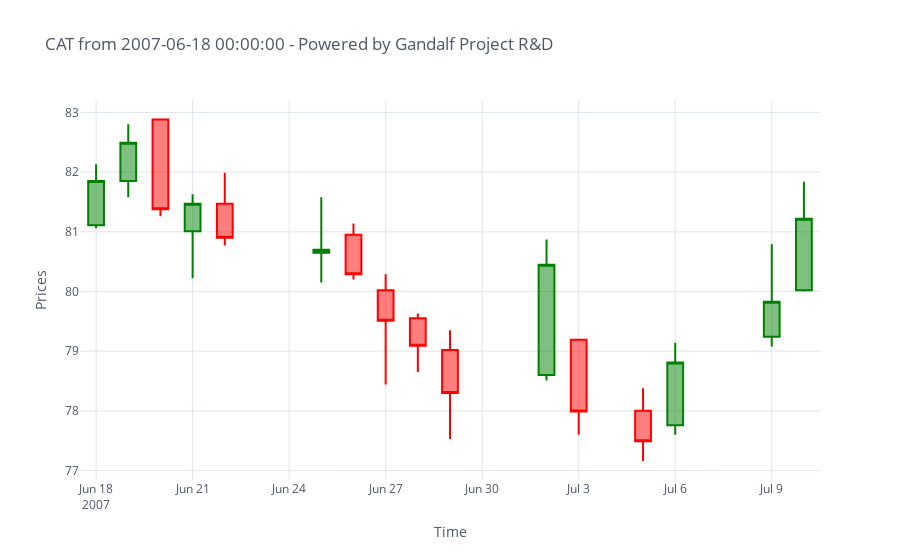
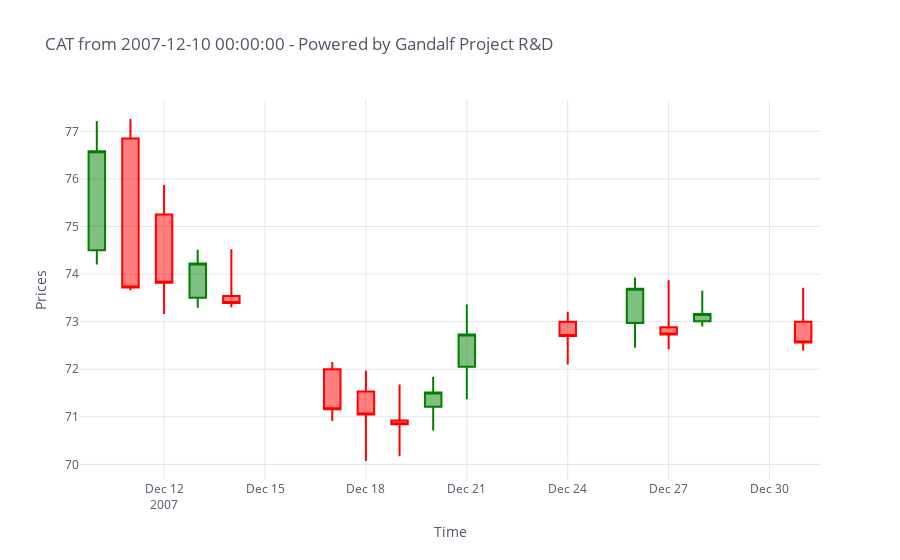
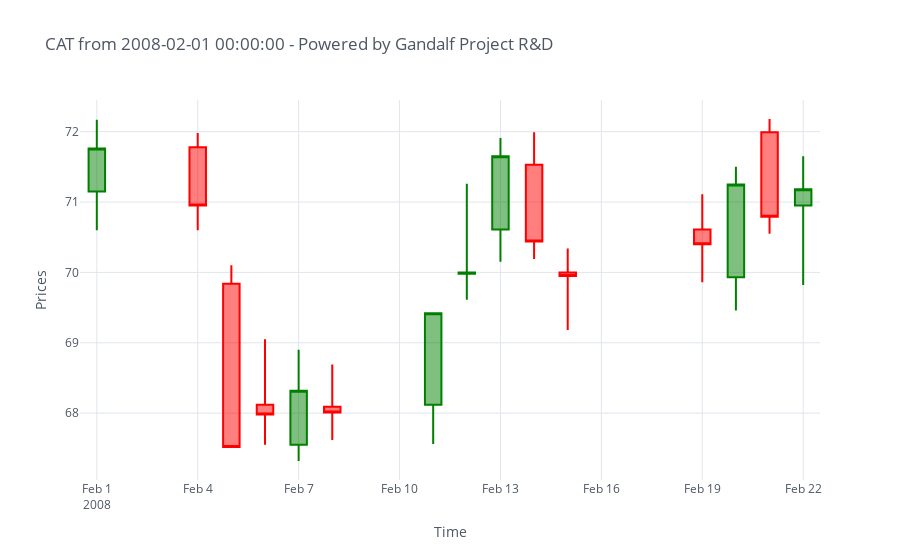
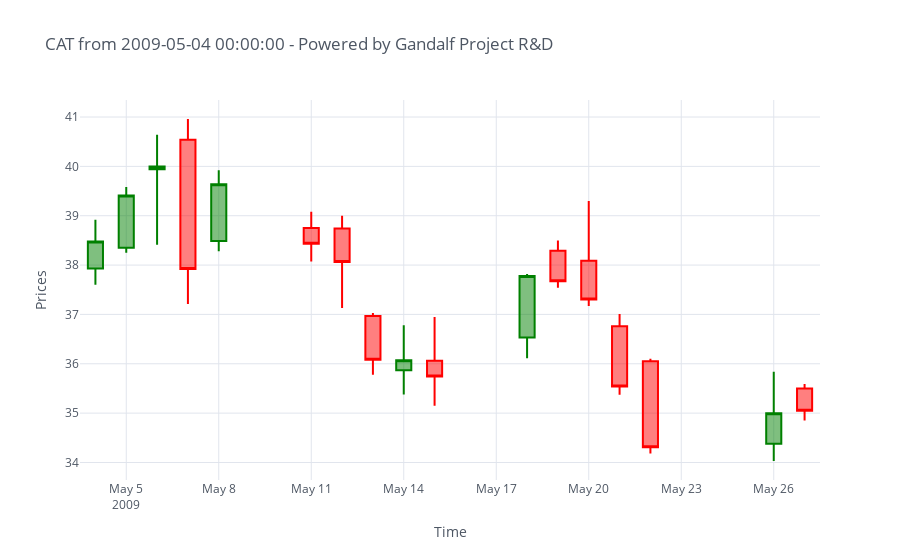

The notebook cell saved with these charts, in order:
### Code cell
plot_patterns(dataset,results[0])

### Figure 1 — Plotly figure (JSON) as saved in the notebook; plotly's stock layout.template omitted (floating-point values rounded to 4 significant figures)
{"data": [{"close": [81.85, 82.49, 81.38, 81.47, 80.9, 80.7, 80.29, 79.51, 79.09, 78.3, 80.45, 77.99, 77.49, 78.81, 79.83, 81.22], "decreasing": {"line": {"color": "red"}}, "high": [82.13, 82.8, 82.89, 81.63, 81.99, 81.58, 81.14, 80.29, 79.63, 79.35, 80.87, 79.19, 78.38, 79.14, 80.79, 81.84], "increasing": {"line": {"color": "green"}}, "low": [81.06, 81.58, 81.26, 80.22, 80.77, 80.15, 80.2, 78.44, 78.65, 77.53, 78.51, 77.6, 77.16, 77.6, 79.08, 80], "open": [81.11, 81.85, 82.88, 81.01, 81.47, 80.65, 80.95, 80.02, 79.55, 79.02, 78.6, 79.19, 78, 77.76, 79.24, 80.02], "showlegend": false, "type": "candlestick", "x": ["2007-06-18", "2007-06-19", "2007-06-20", "2007-06-21", "2007-06-22", "2007-06-25", "2007-06-26", "2007-06-27", "2007-06-28", "2007-06-29", "2007-07-02", "2007-07-03", "2007-07-05", "2007-07-06", "2007-07-09", "2007-07-10"], "yaxis": "y2"}], "layout": {"legend": {"bgcolor": "#FFFFFF", "font": {"color": "#4D5663"}}, "paper_bgcolor": "#FFFFFF", "plot_bgcolor": "#FFFFFF", "title": {"font": {"color": "#4D5663"}, "text": "CAT from 2007-06-18 00:00:00 - Powered by Gandalf Project R&D"}, "xaxis": {"gridcolor": "#E1E5ED", "rangeslider": {"visible": false}, "showgrid": true, "tickfont": {"color": "#4D5663"}, "title": {"font": {"color": "#4D5663"}, "text": "Time"}, "zerolinecolor": "#E1E5ED"}, "yaxis": {"gridcolor": "#E1E5ED", "showgrid": true, "showticklabels": false, "tickfont": {"color": "#4D5663"}, "title": {"font": {"color": "#4D5663"}, "text": "Prices"}, "zerolinecolor": "#E1E5ED"}, "yaxis2": {"gridcolor": "#E1E5ED", "showgrid": true, "tickfont": {"color": "#4D5663"}, "title": {"font": {"color": "#4D5663"}, "text": "Prices"}, "zerolinecolor": "#E1E5ED"}}}

### Figure 2 — Plotly figure (JSON) as saved in the notebook; plotly's stock layout.template omitted (floating-point values rounded to 4 significant figures)
{"data": [{"close": [76.58, 73.72, 73.82, 74.22, 73.39, 71.16, 71.05, 70.84, 71.51, 72.73, 72.7, 73.69, 72.73, 73.16, 72.56], "decreasing": {"line": {"color": "red"}}, "high": [77.22, 77.26, 75.87, 74.51, 74.52, 72.15, 71.97, 71.68, 71.84, 73.36, 73.21, 73.93, 73.87, 73.65, 73.71], "increasing": {"line": {"color": "green"}}, "low": [74.2, 73.66, 73.16, 73.29, 73.3, 70.91, 70.07, 70.17, 70.71, 71.37, 72.1, 72.45, 72.42, 72.9, 72.39], "open": [74.5, 76.85, 75.25, 73.5, 73.54, 72, 71.53, 70.92, 71.21, 72.05, 73, 72.97, 72.88, 73.01, 73], "showlegend": false, "type": "candlestick", "x": ["2007-12-10", "2007-12-11", "2007-12-12", "2007-12-13", "2007-12-14", "2007-12-17", "2007-12-18", "2007-12-19", "2007-12-20", "2007-12-21", "2007-12-24", "2007-12-26", "2007-12-27", "2007-12-28", "2007-12-31"], "yaxis": "y2"}], "layout": {"legend": {"bgcolor": "#FFFFFF", "font": {"color": "#4D5663"}}, "paper_bgcolor": "#FFFFFF", "plot_bgcolor": "#FFFFFF", "title": {"font": {"color": "#4D5663"}, "text": "CAT from 2007-12-10 00:00:00 - Powered by Gandalf Project R&D"}, "xaxis": {"gridcolor": "#E1E5ED", "rangeslider": {"visible": false}, "showgrid": true, "tickfont": {"color": "#4D5663"}, "title": {"font": {"color": "#4D5663"}, "text": "Time"}, "zerolinecolor": "#E1E5ED"}, "yaxis": {"gridcolor": "#E1E5ED", "showgrid": true, "showticklabels": false, "tickfont": {"color": "#4D5663"}, "title": {"font": {"color": "#4D5663"}, "text": "Prices"}, "zerolinecolor": "#E1E5ED"}, "yaxis2": {"gridcolor": "#E1E5ED", "showgrid": true, "tickfont": {"color": "#4D5663"}, "title": {"font": {"color": "#4D5663"}, "text": "Prices"}, "zerolinecolor": "#E1E5ED"}}}

### Figure 3 — Plotly figure (JSON) as saved in the notebook; plotly's stock layout.template omitted (floating-point values rounded to 4 significant figures)
{"data": [{"close": [71.76, 70.95, 67.52, 67.98, 68.32, 68.01, 69.42, 70, 71.65, 70.44, 69.95, 70.4, 71.25, 70.79, 71.18], "decreasing": {"line": {"color": "red"}}, "high": [72.17, 71.98, 70.1, 69.05, 68.9, 68.69, 69.43, 71.26, 71.91, 71.99, 70.34, 71.11, 71.5, 72.18, 71.65], "increasing": {"line": {"color": "green"}}, "low": [70.6, 70.6, 67.52, 67.55, 67.32, 67.62, 67.56, 69.61, 70.15, 70.19, 69.18, 69.86, 69.46, 70.55, 69.82], "open": [71.15, 71.78, 69.84, 68.12, 67.55, 68.09, 68.12, 69.98, 70.61, 71.53, 70, 70.61, 69.93, 71.99, 70.95], "showlegend": false, "type": "candlestick", "x": ["2008-02-01", "2008-02-04", "2008-02-05", "2008-02-06", "2008-02-07", "2008-02-08", "2008-02-11", "2008-02-12", "2008-02-13", "2008-02-14", "2008-02-15", "2008-02-19", "2008-02-20", "2008-02-21", "2008-02-22"], "yaxis": "y2"}], "layout": {"legend": {"bgcolor": "#FFFFFF", "font": {"color": "#4D5663"}}, "paper_bgcolor": "#FFFFFF", "plot_bgcolor": "#FFFFFF", "title": {"font": {"color": "#4D5663"}, "text": "CAT from 2008-02-01 00:00:00 - Powered by Gandalf Project R&D"}, "xaxis": {"gridcolor": "#E1E5ED", "rangeslider": {"visible": false}, "showgrid": true, "tickfont": {"color": "#4D5663"}, "title": {"font": {"color": "#4D5663"}, "text": "Time"}, "zerolinecolor": "#E1E5ED"}, "yaxis": {"gridcolor": "#E1E5ED", "showgrid": true, "showticklabels": false, "tickfont": {"color": "#4D5663"}, "title": {"font": {"color": "#4D5663"}, "text": "Prices"}, "zerolinecolor": "#E1E5ED"}, "yaxis2": {"gridcolor": "#E1E5ED", "showgrid": true, "tickfont": {"color": "#4D5663"}, "title": {"font": {"color": "#4D5663"}, "text": "Prices"}, "zerolinecolor": "#E1E5ED"}}}

### Figure 4 — Plotly figure (JSON) as saved in the notebook; plotly's stock layout.template omitted (floating-point values rounded to 4 significant figures)
{"data": [{"close": [38.48, 39.41, 40, 37.92, 39.64, 38.43, 38.06, 36.08, 36.07, 35.74, 37.78, 37.67, 37.3, 35.54, 34.31, 35, 35.05], "decreasing": {"line": {"color": "red"}}, "high": [38.92, 39.58, 40.64, 40.96, 39.92, 39.08, 39, 37.03, 36.78, 36.95, 37.82, 38.5, 39.3, 37.01, 36.1, 35.84, 35.59], "increasing": {"line": {"color": "green"}}, "low": [37.6, 38.25, 38.41, 37.21, 38.28, 38.07, 37.13, 35.78, 35.38, 35.15, 36.11, 37.54, 37.17, 35.37, 34.18, 34.03, 34.85], "open": [37.93, 38.35, 39.94, 40.54, 38.49, 38.75, 38.74, 36.97, 35.87, 36.06, 36.53, 38.29, 38.09, 36.76, 36.05, 34.38, 35.5], "showlegend": false, "type": "candlestick", "x": ["2009-05-04", "2009-05-05", "2009-05-06", "2009-05-07", "2009-05-08", "2009-05-11", "2009-05-12", "2009-05-13", "2009-05-14", "2009-05-15", "2009-05-18", "2009-05-19", "2009-05-20", "2009-05-21", "2009-05-22", "2009-05-26", "2009-05-27"], "yaxis": "y2"}], "layout": {"legend": {"bgcolor": "#FFFFFF", "font": {"color": "#4D5663"}}, "paper_bgcolor": "#FFFFFF", "plot_bgcolor": "#FFFFFF", "title": {"font": {"color": "#4D5663"}, "text": "CAT from 2009-05-04 00:00:00 - Powered by Gandalf Project R&D"}, "xaxis": {"gridcolor": "#E1E5ED", "rangeslider": {"visible": false}, "showgrid": true, "tickfont": {"color": "#4D5663"}, "title": {"font": {"color": "#4D5663"}, "text": "Time"}, "zerolinecolor": "#E1E5ED"}, "yaxis": {"gridcolor": "#E1E5ED", "showgrid": true, "showticklabels": false, "tickfont": {"color": "#4D5663"}, "title": {"font": {"color": "#4D5663"}, "text": "Prices"}, "zerolinecolor": "#E1E5ED"}, "yaxis2": {"gridcolor": "#E1E5ED", "showgrid": true, "tickfont": {"color": "#4D5663"}, "title": {"font": {"color": "#4D5663"}, "text": "Prices"}, "zerolinecolor": "#E1E5ED"}}}
